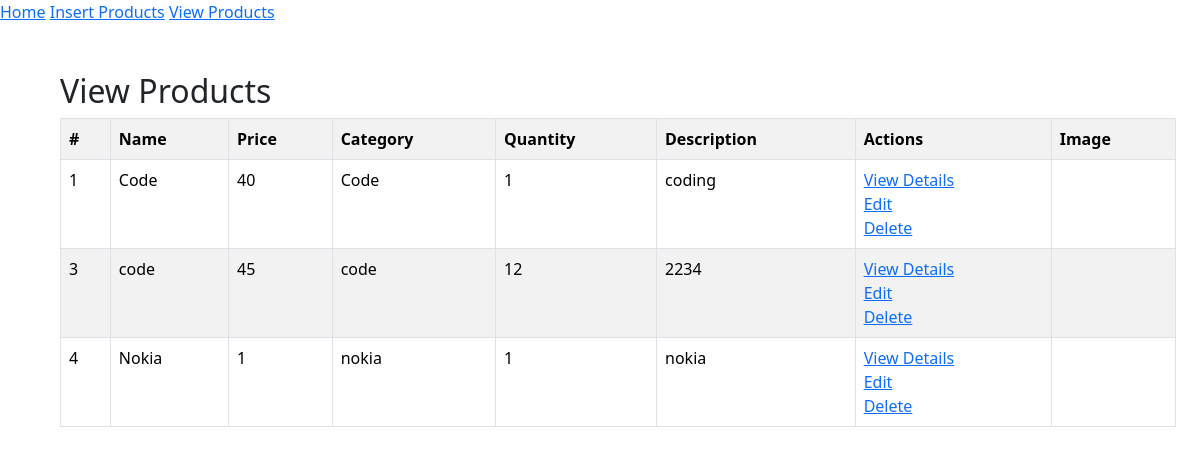
Before: /view_products/ with the older database file.
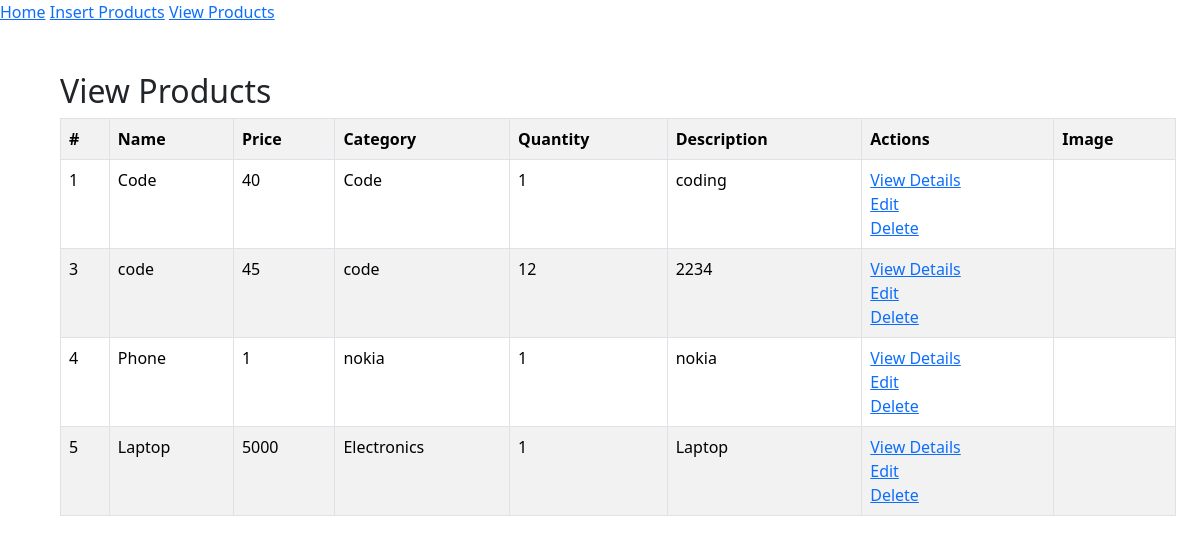
After: the same page with the newer database file.
### products/models.py (models this page shows, shortened)
class Product(models.Model):
        prod_name = models.CharField(max_length=100, blank=False, null=False)
        prod_price = models.IntegerField()
        prod_category = models.CharField(max_length=50)
        prod_quantity = models.IntegerField()
        prod_description = models.TextField()
        prod_image = models.ImageField(upload_to='products/')

### products/views.py (the view)
# urls.py: path('view_products/', views.view_products, name='view_products'),
def view_products(request):
        products = Product.objects.all()
        return render(request, 'view_products.html', {'products': products})

### products/templates/view_products.html (shortened to what this page needs)
{% extends 'layout.html' %}
{% block body %}
        <div class="container m-5">
                 <h2>View Products</h2>
               <table class="table table-bordered table-striped table-hover">
                       <tr>
                               <th>#</th>
                               <th>Name</th>
                               <th>Price</th>
                               <th>Category</th>
                               <th>Quantity</th>
                               <th>Description</th>
                               <th>Actions</th>
                               <th>Image</th>
                       </tr>
                       {% for product in products %}
                                <tr>
                                        <td>{{ product.id }}</td>
                                        <td>{{ product.prod_name }}</td>
                                        <td>{{ product.prod_price }}</td>
                                        <td>{{ product.prod_category }}</td>
                                        <td>{{ product.prod_quantity }}</td>
                                        <td>{{ product.prod_description }}</td>
                                        <td>
                                                <a href="{% url 'products:product' product.id %}">View Details</a>
                                                <br>
                                                <a href="{% url 'products:update' product.id %}">Edit</a>
                                                <br>
                                                  <a href="{% url 'products:delete' product.id %}">Delete</a>
                                                <br>
                                        </td>
                                        <td>
                                        </td>
                                </tr>
                       {% endfor %}
               </table>
        </div>
{% endblock %}

Changed rows visible on the page:
changed Product "nokia": prod_name "Nokia" → "Phone"
added Product: id "5", prod_name "Laptop", prod_price "5000", prod_category "Electronics", prod_quantity "1", prod_description "Laptop"
